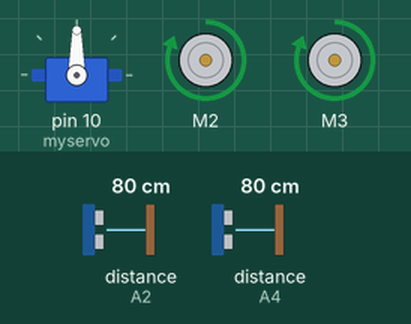
This sketch was run on a simulated Arduino Uno, built with avr-gcc and run on an emulated ATmega328P. On the bench: servo, 2 × DC motor (green arrow = forward, orange = backward, longer = faster). Wiring (inferred from the names in the program): 2 × ultrasonic range finder: trigger A3, echo A2 / trigger A5, echo A4. The inputs (shaded band) are chosen by the test bench; at power-on: distance to the obstacle (sensors on A2, A4) 80 cm. The echo pulse lasts 58.3 µs per cm; storage starts empty; what the sketch prints to the serial monitor is not drawn.

Above: at 1.2 s.
1.3 s: distance to the obstacle (sensor on A2) set to 2 cm
At 2.5 s:
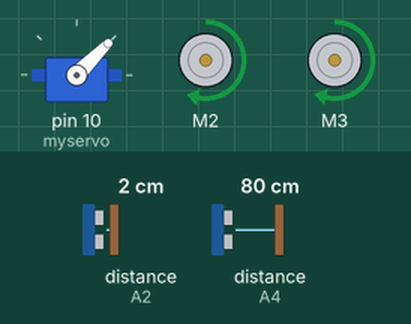
3.0 s: distance to the obstacle (sensor on A4) set to 35 cm
At 3.38 s:
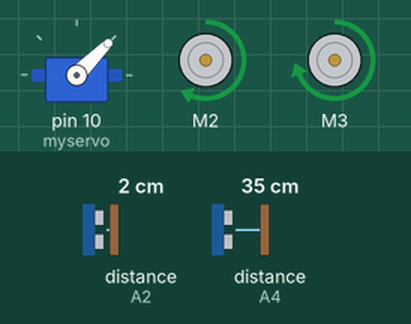
6.0 s: distance to the obstacle (sensor on A4) set to 2 cm
At 7.0 s:
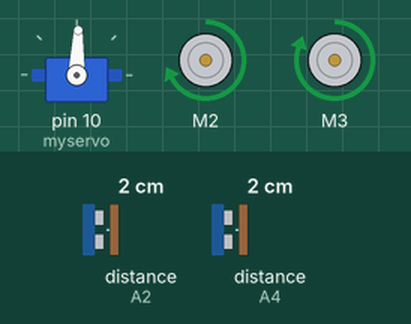
7.7 s: distance to the obstacle (sensor on A2) set to 4 cm
At 7.94 s:
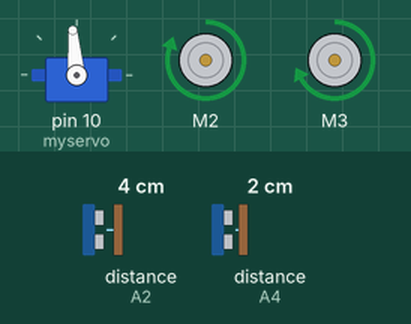
10.7 s: distance to the obstacle (sensor on A2) set to 18 cm
12.5 s: distance to the obstacle (sensor on A2) set to 9 cm
At 13.0 s:
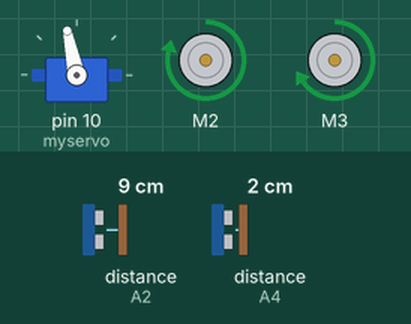
Timing chart, 0 to 16.5 s (numbered marks = the images above; inputs shaded):
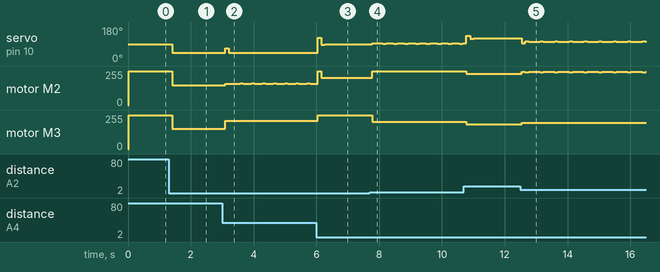

The sketch:

RcCarPidSaveDataInMicroSdModule.ino
```cpp
#include <AFMotor.h>
#include <Servo.h>
#include <SD.h>

// Motor dan sensor setup
AF_DCMotor motor1(2); // motor pada channel 2 (motor kanan)
AF_DCMotor motor2(3); // motor pada channel 3 (motor kiri)

#define Echo1 A0 // sensor tengah
#define Trig1 A1
#define Echo2 A2 // sensor kiri
#define Trig2 A3
#define Echo3 A4 // sensor kanan
#define Trig3 A5

Servo myservo;
int pos = 90; // Posisi lurus servo
int currentSpeed = 0;
const int maxSpeed = 255;
const int minSpeed = 150;
const int speedAdjustment = 50;

// PID constants
double Kp = 2.0; // Konstanta Proportional
double Ki = 0.0; // Konstanta Integral
double Kd = 1.0; // Konstanta Derivative

double previous_error = 0;
double integral = 0;

const int chipSelect = 4; // Pin CS untuk SD card

void setup() {
  Serial.begin(9600); // Inisialisasi komunikasi serial
  pinMode(Trig1, OUTPUT);
  pinMode(Echo1, INPUT);
  pinMode(Trig2, OUTPUT);
  pinMode(Echo2, INPUT);
  pinMode(Trig3, OUTPUT);
  pinMode(Echo3, INPUT);
  myservo.attach(10);

  if (!SD.begin(chipSelect)) {
    Serial.println("SD card initialization failed!");
    return;
  }
  Serial.println("SD card initialized.");
}

long readUltrasonic(int trigPin, int echoPin) {
  digitalWrite(trigPin, LOW);
  delayMicroseconds(2);
  digitalWrite(trigPin, HIGH);
  delayMicroseconds(10);
  digitalWrite(trigPin, LOW);
  long duration = pulseIn(echoPin, HIGH);
  return duration / 29 / 2; // Menghitung jarak dalam cm
}

void loop() {
  long distanceLeft = readUltrasonic(Trig2, Echo2);
  long distanceRight = readUltrasonic(Trig3, Echo3);

  double error = distanceLeft - distanceRight;
  integral += error;
  double derivative = error - previous_error;
  double output = Kp * error + Ki * integral + Kd * derivative;

  pos = 90 + output; // Menyesuaikan posisi servo berdasarkan output PID
  pos = constrain(pos, 45, 135); // Batasan gerakan servo
  myservo.write(pos);

  // Set kecepatan berdasarkan error
  int baseSpeed = map(abs(error), 0, 80, maxSpeed, minSpeed);
  int speedRight = baseSpeed;
  int speedLeft = baseSpeed;

  // Adjust kecepatan untuk belok
  if (error > 0) {
    speedLeft -= speedAdjustment; // Belok ke kiri
  } else if (error < 0) {
    speedRight -= speedAdjustment; // Belok ke kanan
  }

  speedLeft = constrain(speedLeft, minSpeed, maxSpeed);
  speedRight = constrain(speedRight, minSpeed, maxSpeed);

  motor1.setSpeed(speedRight);
  motor2.setSpeed(speedLeft);

  motor1.run(FORWARD);
  motor2.run(FORWARD);

  // Simpan data ke SD card
  logDataToSD(distanceLeft, distanceRight, error, output, speedLeft, speedRight);

  previous_error = error;

  delay(100); // Delay untuk stabilitas
}

void logDataToSD(long distanceLeft, long distanceRight, double error, double output, int speedLeft, int speedRight) {
  File dataFile = SD.open("data.txt", FILE_WRITE);

  if (dataFile) {
    dataFile.print("Distance Left: ");
    dataFile.print(distanceLeft);
    dataFile.print(" cm, Distance Right: ");
    dataFile.print(distanceRight);
    dataFile.print(" cm, Error: ");
    dataFile.print(error);
    dataFile.print(", PID Output: ");
    dataFile.print(output);
    dataFile.print(", Speed Left: ");
    dataFile.print(speedLeft);
    dataFile.print(", Speed Right: ");
    dataFile.println(speedRight);
    dataFile.close();
  } else {
    Serial.println("Error opening data file!");
  }
}
```

Measured:
- after the input at 1.3 s, servo on pin 10 (myservo): 90° → 45° after 0.12 s; motor M2: forward 255/255 → forward 150/255 after 0.12 s; motor M3: forward 255/255 → forward 153/255 after 0.12 s, → forward 152/255 0.12 s later
- after the input at 3.0 s, servo on pin 10 (myservo): 45° → 67° after 0.10 s, → 45° 0.10 s later; motor M2: forward 150/255 → forward 161/255 after 0.10 s, then repeats every 0.35 s: forward 162/255 0.10 s, forward 161/255 0.25 s
- after the input at 6.0 s, servo on pin 10 (myservo): 45° → 124° after 0.05 s, → 87° 0.10 s later, → 88° 0.12 s later
- after the input at 7.7 s, servo on pin 10 (myservo): 88° → 94° after 0.08 s, then repeats every 0.35 s: 95° 0.12 s, 94° 0.12 s, 91° 0.12 s; motor M2: alternates forward 254/255 for 0.12 s and forward 253/255 for 0.23 s, starting after 0.08 s; motor M3: alternates forward 204/255 for 0.12 s and forward 203/255 for 0.23 s, starting after 0.08 s
- after the input at 12.5 s, servo on pin 10 (myservo): 120° → 93° after 0.05 s, then repeats every 0.48 s: 105° 0.12 s, 101° 0.12 s, 102° 0.25 s; motor M2: forward 236/255 → forward 248/255 after 0.05 s, then repeats every 0.48 s: forward 246/255 0.12 s, forward 248/255 0.36 s
